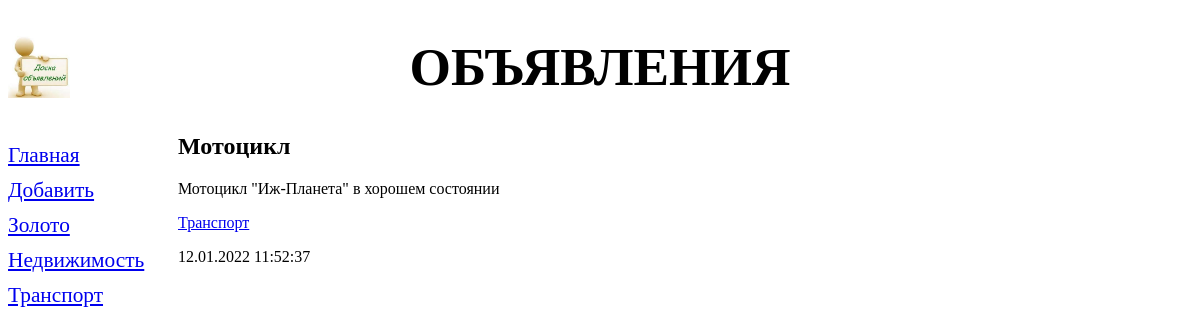
The page /bboard/2/ on the database its author committed.
### bboard/models.py (models this page shows, shortened)
class Rubric(models.Model):
    name = models.CharField(max_length=20, db_index=True, verbose_name='Название')
    class Meta:
        verbose_name_plural = 'Рубрики'
        verbose_name = 'Рубрика'
        ordering = ['name']

class Bd(models.Model):
    title = models.CharField(max_length=50, verbose_name='Товар')
    content = models.TextField(null=True, blank=True, verbose_name='Описание')
    price = models.FloatField(null=True, blank=True, verbose_name='Цена')
    published = models.DateTimeField(auto_now_add=True, db_index=True, verbose_name='Опубликовано')
    rubric = models.ForeignKey('Rubric', null=True, on_delete=models.PROTECT, verbose_name='Рубрика')
    class Meta:
        verbose_name = 'Объявление'
        verbose_name_plural = 'Объявления'
        ordering = ['-published']

### bboard/views.py (the view)
# urls.py: path('<int:rubric_id>/', by_rubric, name='by_rubric'),
def by_rubric(request, rubric_id):
    bbs = Bd.objects.filter(rubric=rubric_id)
    rubrics = Rubric.objects.all()
    current_rubric = Rubric.objects.get(pk=rubric_id)
    context = {'bbs': bbs, 'rubrics': rubrics, 'current_rubric': current_rubric}
    return render(request, 'bboard/by_rubric.html', context)

### bboard/templates/bboard/by_rubric.html (shortened to what this page needs)
{% extends "layout/basic.html" %}
{% block content %}
    {% for bb in bbs %}
      <div>
        <h2>{{ bb.title }}</h2>
        <p>{{ bb.content }}</p>
        <p><a href="{% url 'by_rubric' bb.rubric.pk %}">{{bb.rubric.name}}</a></p>
        <p>{{ bb.published|date:"d.m.Y H:i:s" }}</p>
      </div>
    {% endfor %}
{% endblock %}

### bboard/templates/layout/basic.html (shortened to what this page needs)
{% load static %}
<!DOCTYPE html>
<html>
    <head>
        <link rel="stylesheet" type="text/css" href="{% static 'bboard/style.css'%}">
    </head>
    <body>
        <header>
            <h1>Объявления</h1>
        </header>
        <nav>
            <a href="{% url 'index' %}">Главная</a>
            <a href="{% url 'add' %}">Добавить</a>
            {% for rubric in rubrics %}
            <a href="{% url 'by_rubric' rubric.pk %}">{{rubric.name}}</a>
            {% endfor %}
        </nav>
        <section>
            {% block content %}
            {% endblock %}
        </section>
    </body>
</html>

### bboard/static/bboard/style.css (style rules this page uses)
header h1 { font-size: 40pt; text-transform: uppercase; text-align: center; background: url("images.jpeg") left / auto 100% no-repeat; }
nav { font-size: 16pt; width: 150px; float: left; }
nav a { display: block; margin: 10px 0px; }
section { margin-left: 170px; }

### rows shown on the page
Rubric: name "Золото"
Rubric: name "Недвижимость"
Rubric: name "Транспорт"
Bd: title "Мотоцикл", content "Мотоцикл \"Иж-Планета\" в хорошем состоянии", rubric.name "Транспорт", published "12.01.2022 11:52:37"
